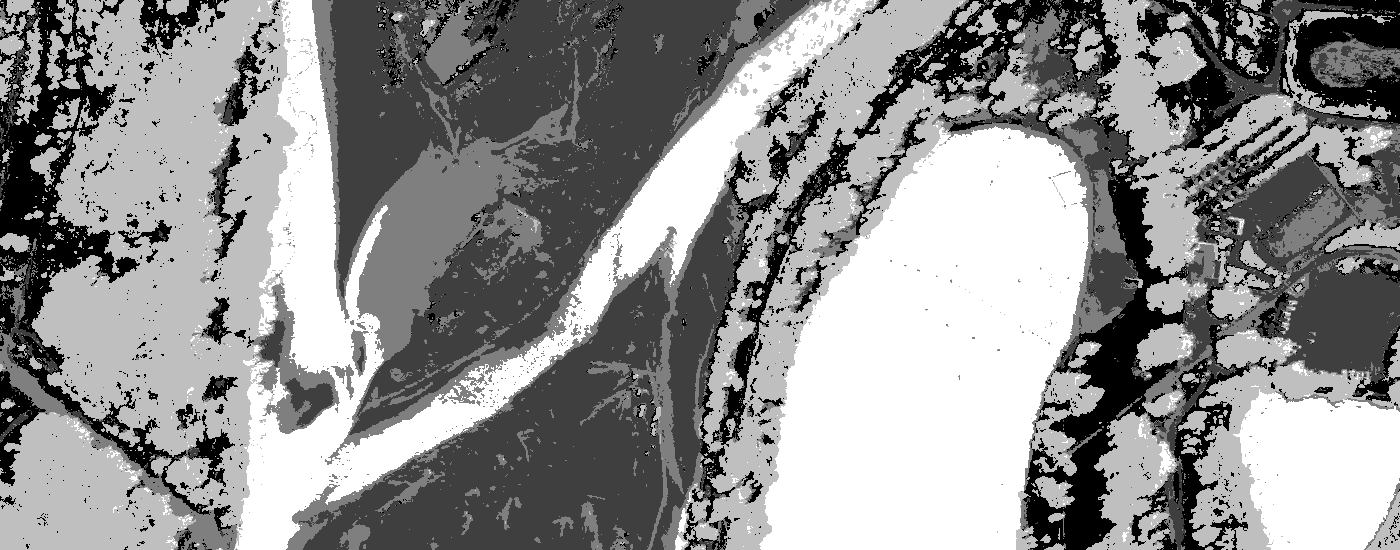
#> input picture Exercice_2_1/IRC_Classif.tif, 1400 x 550 px, found by its file name
$ python classification.py
#> lines starting #> are read from the running program, lines starting #| are printed output that depends on the picture
from skimage import io
import numpy as np

# Lire l'image
classification = io.imread("IRC_classif.tif")
#> classification is the input picture: shape (550, 1400); min 1, max 5, mean 3.25
segmentation = io.imread("IRC_Segmentation.tif")
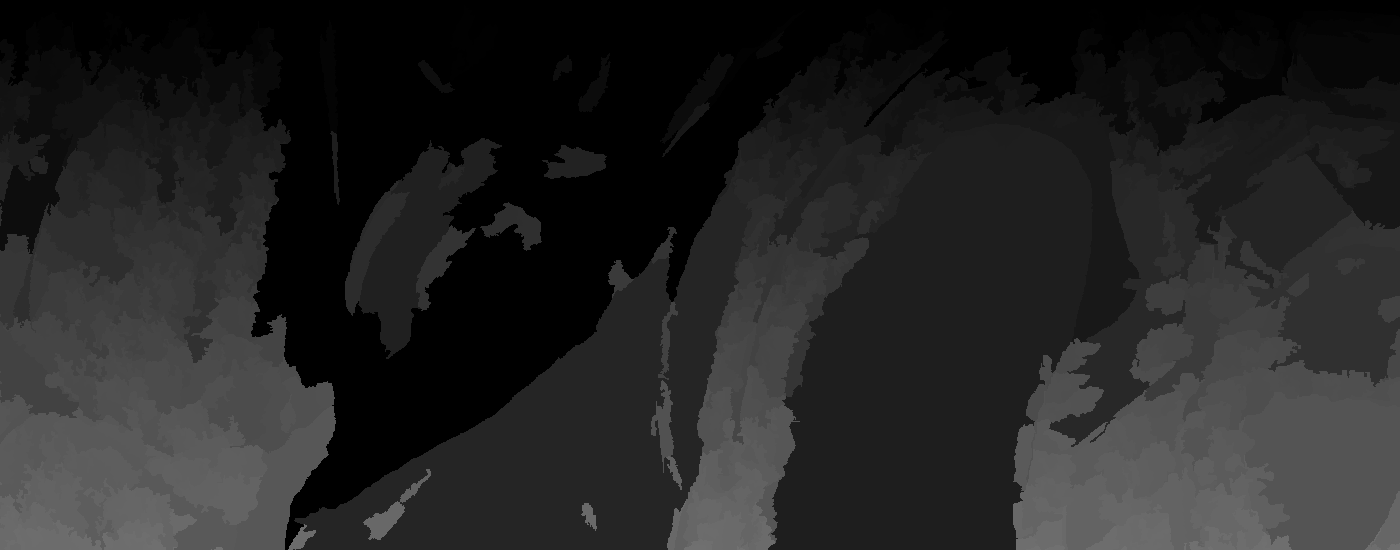
#> input picture Exercice_2_1/IRC_Segmentation.tif, 1400 x 550 px
#> segmentation is the input picture: shape (550, 1400) uint16; min 10, max 29118, mean 9220.8

shape = classification.shape
#> shape = (550, 1400)

classes = np.unique(classification)
#> classes = [1, 2, 3, 4, 5]
segments = np.unique(segmentation)
#> segments = 668 values from 10 to 29118

nbc = len(classes) # nbc = 5
#> nbc = 5
nbs = len(segments) # nbs = 668
#> nbs = 668

M = np.zeros((nbc, nbs))

# Parcourir conjointement les images de segmentation et de classification
for ligne in range(shape[0]):
    for colonne in range(shape[1]):
        classe = classification[ligne, colonne]
        segment = segmentation[ligne, colonne]

        # Récupérer l'index du segment dans la liste des segments, pour la classe pas vraiment utile
        id_classe = np.where(classes == classe)[0][0]
        id_segment = np.where(segments == segment)[0][0]
         # Incrémenter l'élément (id_classe, id_segment) de M
        M[id_classe, id_segment] += 1


# Initialiser un vecteur colonne V de taille (nbs)
V = np.zeros((nbs, 1))
#> V = 668 values from 0 to 0

# Pour chaque segment
for i in range(nbs):
    # Récupérer l'identifiant de la classe max pour ce segment
    id_classe_max = np.argmax(M[:, i])
    # Stocker cet identifiant dans le vecteur V
    V[i] = id_classe_max
#> this loop made 668 passes
#> id_classe_max on passes 1 to 3: 3, 3, 0
#> after the loop, V = 668 values, max 4 at index 13, min 0 at index 2, mean 2.24


# Initialiser une image de sortie de taille identique à celle de segmentation
output = np.zeros_like(segmentation)

# Parcourir les pixels de l'image de segmentation
for ligne in range(shape[0]):
    for colonne in range(shape[1]):
        # Récupérer l'identifiant du segment pour ce pixel
        segment = segmentation[ligne, colonne]
        id_segment = np.where(segments == segment)[0][0]
        # Récupérer la valeur correspondant à ce segment dans le vecteur V
        classe_majoritaire = V[id_segment]
        # Affecter cette valeur dans l'image de sortie
        output[ligne, colonne] = classe_majoritaire
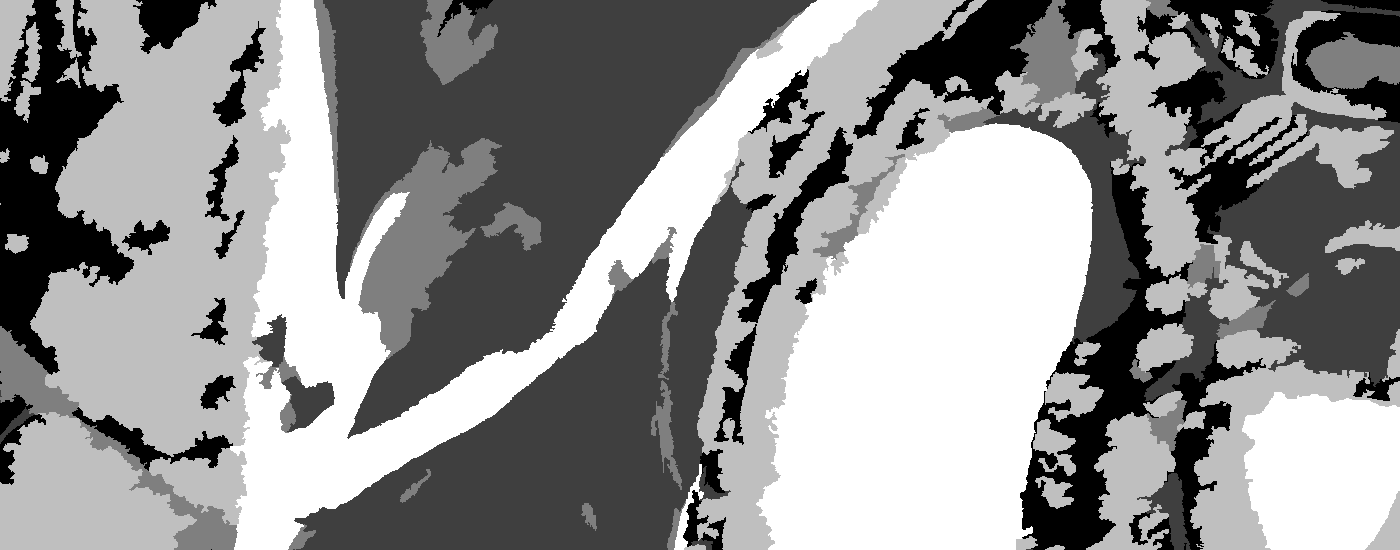
#> output: shape (550, 1400) uint16; min 0, max 4, mean 2.26; drawn with min black and max white

# Enregistrer l'image de sortie
io.imsave('classif.tif', output)

# Afficher l'image
# io.imshow(classification)
# io.imshow(segmentation)
io.imshow(output)
io.show()
